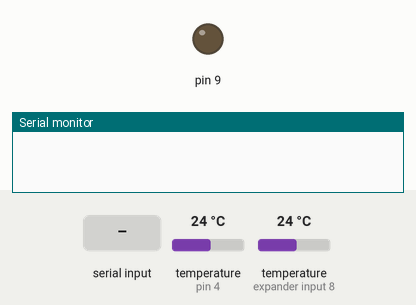
The sketch below on a simulated Arduino Uno, built with avr-gcc and run on an emulated ATmega328P. On the bench: output pins drawn as LEDs (lit = HIGH), the last lines printed to the serial monitor. The inputs (shaded band) are chosen by the test bench; at power-on: temperature (sensors on pin 4, expander input 8) 24 °C.

Above: at 1.9 s.
2.0 s: "v90\n" received over Serial
At 4.6 s:
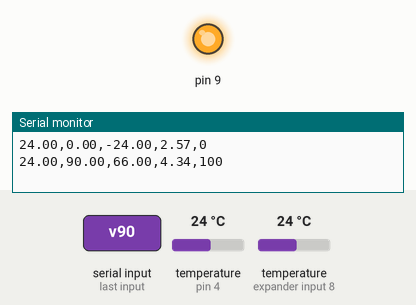
5.8 s: "v,45\n" received over Serial
At 9.2 s:
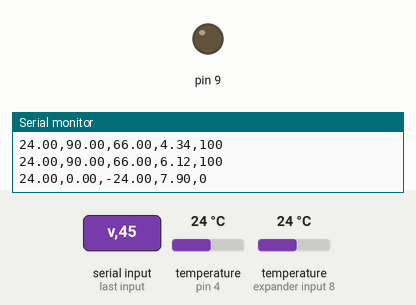
Timing chart, 0 to 10.7 s (numbered marks = the images above; inputs shaded):
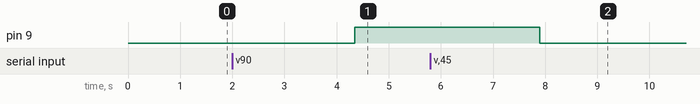

The sketch:

caixapid.ino
```cpp
// Para fazer a coleta de dados da curva dee reação
//comente a linha controlador PID e coemnade a lammpada manualmente
// atraves do commando rvalor na leitura serial
#include "Dimmer.h"
#include <OneWire.h>
#include <DallasTemperature.h>

#define DS18B20_OneWire 4
#define amostras 10

OneWire oneWire(DS18B20_OneWire);
DallasTemperature sensortemp(&oneWire);
Dimmer dimmer(9, DIMMER_NORMAL);

int i=0,j=0,lampada = 0,lampada_aux=0;;
float T0,T1,T2,TF,media_T1,media_T2;
float amostras_T1[amostras];
float amostras_T2[amostras];
unsigned long tempo_leitura=0;
double erro=0,erro_ant=0,P=0,Integral=0,D=0,setpoint=0,kp=2.6155,ki=0.0027,kd=0,PID=0;

void setup() {
  //inicializa porta serial
  Serial.begin(115200);
  sensortemp.begin();
  inicializa_m_m();
  dimmer.begin();
  tempo_leitura=millis();
}

void loop() {


  if (millis() - tempo_leitura >= 1000) {
    leSerial();
    temperatura();
    Controlador_PID();//comente esta linha para fazer coleta de dados

    tempo_leitura=millis();

    if (lampada != lampada_aux){
      dimmer.set(lampada);
      lampada_aux=lampada;
    }
    Serial.print(TF);
    Serial.print(",");
    Serial.print(setpoint);
    Serial.print(",");
    Serial.print(erro);
    Serial.print(",");
    Serial.print(tempo_leitura/1000.00);
    Serial.print(",");
    Serial.println(lampada);

  }

}

long int lenumero(char caracter){
  /*
    Função resonsável por interpredar o que é dígito enviado pela comunicação serial ao arduino e concatená-los
    maneira a formar um número inteiro.
  */
  long int valor = 0;
  int sinal = 1;
  while (caracter != 10)                   // verifica se eh um digito entre 0 e 9
  {
   caracter = Serial.read();
   if (caracter >= '0' && caracter <= '9')  // verifica se eh um digito entre 0 e 9
   valor = (valor * 10) + (caracter - '0'); // se sim, acumula valor
  else if ( caracter == '-')
    sinal = -1;
  else                                     // em caso de nao ser um numero ou simbolo de menos termina o valor
    {
      valor = valor * sinal ;                  // seta a variavel valor com o valor acumulado
      return (valor);
      // valor = 0;                        // reseta valor para 0 para a provima sequencia de digitos
      sinal = 1;
    }
  }
}
void leSerial(){
  // LEITURA DOS DADOS SERIAIS
  if ( Serial.available() > 0)
  {
    char ch = Serial.read();
    switch (ch)
    {
      case 'r':
      lampada = lenumero(ch); // le o valor de referencia recebido
      break;
      case 'v':
      setpoint = lenumero(ch);
      break;
    } // Fim do switch
  } // Fim da leitura serial
}

void inicializa_m_m(){
  sensortemp.requestTemperatures();
  T0=(sensortemp.getTempCByIndex(0)+sensortemp.getTempCByIndex(1))/2;
  for(i=0;i<amostras;i++)
  {
    amostras_T1[i]=T0;
    amostras_T2[i]=T0;
  }
}
void temperatura(){
  sensortemp.requestTemperatures();
  T1 = sensortemp.getTempCByIndex(0);
  T2 = sensortemp.getTempCByIndex(1);
  media_m();
  TF=(media_T1+media_T2)/2;
}

void media_m(){
  if(j>(amostras-1)){j=0;}
  amostras_T1[j]=T1;
  amostras_T2[j]=T2;
  media_T1=0;
  media_T2=0;
  for(i=0;i<amostras;i++)
  {
    media_T1=amostras_T1[i]+media_T1;
    media_T2=amostras_T2[i]+media_T2;
  }
  media_T1=media_T1/amostras;
  media_T2=media_T2/amostras;
  j=j+1;
}

void Controlador_PID(){
  erro=setpoint-TF;
  P=kp*erro;

  Integral=Integral+(ki*erro);
  if (Integral > (100)) {Integral = (100);}
  if (Integral < (0)) {Integral = 0;}

  D=kd*(erro_ant-erro);


  PID=P+Integral+D;
  erro_ant=erro;
  if (PID > (100)) {PID = (100);}
  if (PID < (0)) {PID = 0;}

  lampada=PID;

}
```

Measured:
- after the input at 2.0 s, pin 9: LOW → HIGH after 2.3 s
- after the input at 5.8 s, pin 9: HIGH → LOW after 2.1 s
